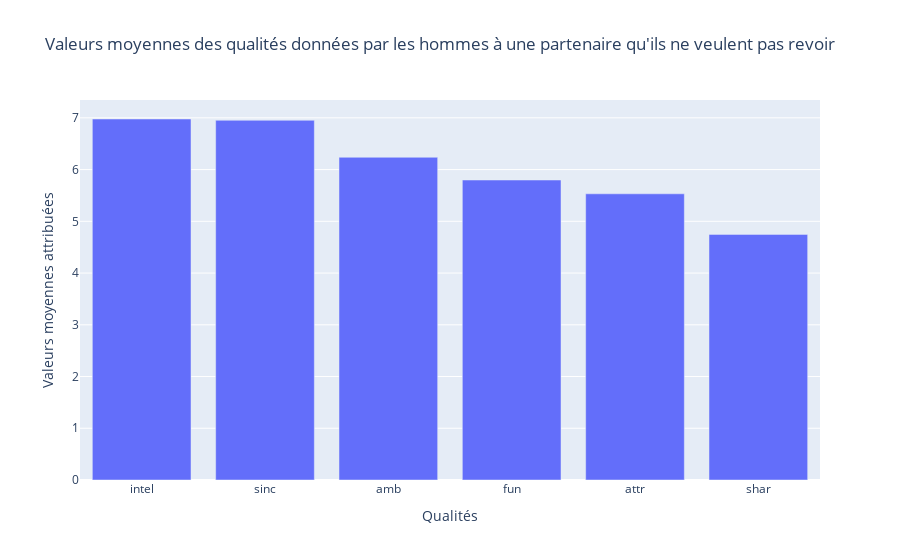

This figure's notebook cell:
### Code cell
#Graphique
fig = px.bar(
    moyennes_dec0,
    x='colonnes',
    y='valeurs_moyennes',
    title="Valeurs moyennes des qualités données par les hommes à une partenaire qu'ils ne veulent pas revoir",
    labels={'colonnes': 'Qualités', 'valeurs_moyennes': 'Valeurs moyennes attribuées'}    
)
fig.show()

### Figure 1 — Plotly figure (JSON) as saved in the notebook; plotly's stock layout.template omitted (floating-point values rounded to 4 significant figures)
{"data": [{"hovertemplate": "Qualités=%{x}<br>Valeurs moyennes attribuées=%{y}<extra></extra>", "legendgroup": "", "marker": {"color": "#636efa", "pattern": {"shape": ""}}, "name": "", "orientation": "v", "showlegend": false, "textposition": "auto", "type": "bar", "x": ["intel", "sinc", "amb", "fun", "attr", "shar"], "xaxis": "x", "y": [6.977, 6.953, 6.238, 5.798, 5.532, 4.747], "yaxis": "y"}], "layout": {"barmode": "relative", "legend": {"tracegroupgap": 0}, "title": {"text": "Valeurs moyennes des qualités données par les hommes à une partenaire qu'ils ne veulent pas revoir"}, "xaxis": {"anchor": "y", "domain": [0, 1], "title": {"text": "Qualités"}}, "yaxis": {"anchor": "x", "domain": [0, 1], "title": {"text": "Valeurs moyennes attribuées"}}}}
